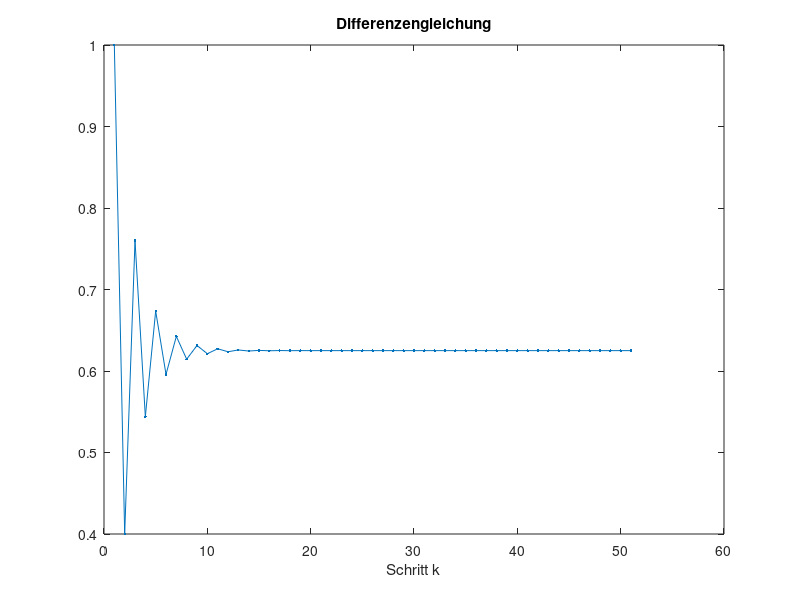

MATLAB code to generate this figure:
% Differenzengeichung
% Lösung der Differenzengleichung 
% x_{k+1} = a \cdot x_k + b , k=1...n
% unter Variation der Parameter a,b,x_0 und n
% up. 2025-06-30
clear all
a=-0.6
b=1
x(1)=1
n=50
for ix = 1:n
    x(ix+1,1) = a*x(ix,1)+b;
end
figure(1)
plot(x,'.-')
xlabel('Schritt k')
title('Differenzengleichung')
